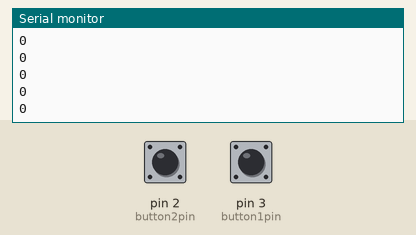
Recording of a sketch running on a simulated Arduino Uno, built with avr-gcc and run on an emulated ATmega328P. On the bench: the last lines printed to the serial monitor. The test bench sets the inputs (shaded band); at power-on: pin 2 (button2pin) HIGH, pin 3 (button1pin) HIGH.

Above: at 1.2 s.
1.3 s: pin 2 (button2pin) pulled LOW for 0.15 s
At 1.8 s:
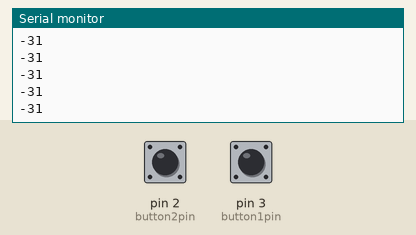
2.9 s: pin 3 (button1pin) pulled LOW for 1 s
At 3.7 s:
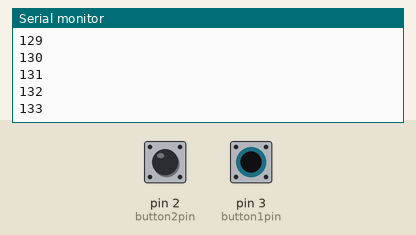
5.4 s: pin 3 (button1pin) pulled LOW for 0.15 s
7.0 s: pin 2 (button2pin) pulled LOW for 3.2 s
At 7.5 s:
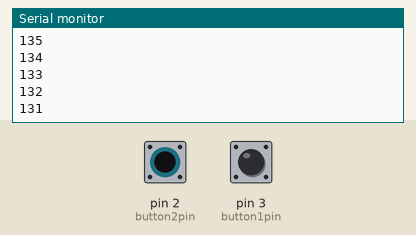
Timing chart, 0 to 10.0 s (numbered marks = the images above; inputs shaded):
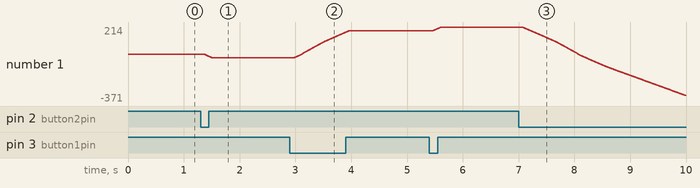

The sketch:

buttondimmer.ino
```cpp
/*
 * button dimmer switch
 *
 * buttons increase and decrease variable x, read from serial
 * try plotting it!
 */

int button1pin = 3;//these are backwards on the board labels, sorry! -LFS
int button2pin = 2;

boolean button1 = false;
boolean button2 = false;

int x = 0;

void setup() {
    pinMode(button1pin,INPUT_PULLUP);
    pinMode(button2pin,INPUT_PULLUP);
    Serial.begin(9600);

}

void loop() {

  button1 = !digitalRead(button1pin);
  button2 = !digitalRead(button2pin);

  if(button1){
    x += 1;
  }
  if(button2){
    x -= 1;
  }

  Serial.println(x);

}
```

Measured:
- after the input at 1.3 s, the serial monitor: prints a new line after 0.07 s (image 1)
- after the input at 2.9 s, the serial monitor: prints a new line after 0.22 s (image 2)
- after the input at 7.0 s, the serial monitor: prints a new line after 0.22 s (image 3)
- plotted number 1: 0 → -31 after the input at 1.3 s, -31 → 185 after the input at 2.9 s, 214 → -371 after the input at 7.0 s
